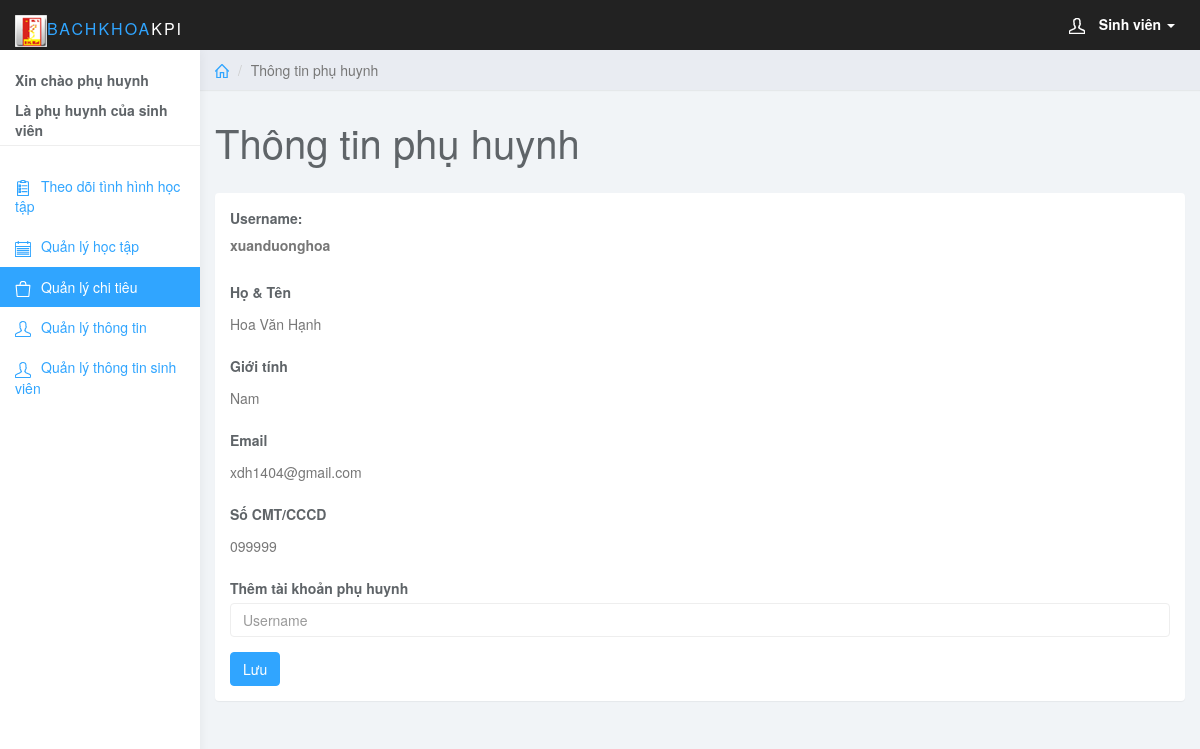
/admin/qlttph.php (signed in), run on the app's committed database.
### tables this page shows
CREATE TABLE `users` (
  `username` varchar(20) NOT NULL,
  `name` varchar(50) NOT NULL,
  `gioitinh` varchar(6) NOT NULL,
  `email` varchar(50) NOT NULL,
  `cmt` varchar(20) NOT NULL,
  `password` varchar(50) NOT NULL,
  `level` tinyint(11) NOT NULL
);

### admin/qlttph.php (the view, shortened to what this page needs)
<?php
if(!isset($_SESSION['username'])){
header('Location: login.php');}
else{
	$username=$_SESSION['username'];
}?>
<!DOCTYPE html>
<html>
<head>
<link href="css/bootstrap.min.css" rel="stylesheet">
<link href="css/datepicker3.css" rel="stylesheet">
<link href="css/bootstrap-table.css" rel="stylesheet">
<link href="css/styles.css" rel="stylesheet">
</head>
<body>
      <?php
	 require_once("../lib/connection.php");?>
	 <nav class="navbar navbar-inverse navbar-fixed-top" role="navigation">
                <div class="container-fluid">
                    <div class="navbar-header">
                       <a class="navbar-brand" href="#"><span><img id="main_text_header_ctl00" src="../images/bk.ico" alt="" style="height:32px;width:32px;">BachKhoa</span>KPI</a>
                        <ul class="user-menu">
                            <li class="dropdown pull-right">
                                <a href="#" class="dropdown-toggle" data-toggle="dropdown"><svg class="glyph stroked male-user"><use xlink:href="#stroked-male-user"></use></svg>
								<?php $sql="select * from users where username='$username'";
		$query = mysqli_query($conn,$sql);
            $data = mysqli_fetch_array($query);
			?>
			<b><?php switch($data["level"]){
				case 2: echo "Sinh viên";break;
				case 4: echo "Giảng viên";break;}
				?></b>
								<span class="caret"></span></a>
                            </li>
                        </ul>
                    </div>
                </div>
            </nav>
	<div id="sidebar-collapse" class="col-sm-3 col-lg-2 sidebar">
		<form><?php $sql="select u1.name nameph, u2.name namesv, sinhvien from users u1, users u2, userph u where u1.username=u.username and u2.username=u.sinhvien and u.username='$username' and u.svxacnhan=1 and phxacnhan=1";
		$query = mysqli_query($conn,$sql);
            $data = mysqli_fetch_array($query);
			?>
			<b><?php
		echo "Xin chào phụ huynh ".$data["nameph"]; echo "</p>";
		echo "Là phụ huynh của sinh viên ".($data["namesv"]);
		?></b></form>
		<ul class="nav menu">
			<li ><a href="tgbsv.php"><svg class="glyph stroked clipboard with paper"><use xlink:href="#stroked-clipboard-with-paper"/></svg>Theo dõi tình hình học tập</a></li>
			<li ><a href="qlhtsv.php"><svg class="glyph stroked notepad "><use xlink:href="#stroked-notepad"/></svg>Quản lý học tập</a></li>
			<li class="active"><a href="qlctph.php"><svg class="glyph stroked bag"><use xlink:href="#stroked-bag"></use></svg>Quản lý chi tiêu</a></li>
			<li><a href="hoso.php"><svg class="glyph stroked male user "><use xlink:href="#stroked-male-user"/></svg>Quản lý thông tin</a></li>
			<li><a href="ph-sv.php"><svg class="glyph stroked male user "><use xlink:href="#stroked-male-user"/></svg>Quản lý thông tin sinh viên</a></li>
        </ul>
	</div>
	<div class="col-sm-9 col-sm-offset-3 col-lg-10 col-lg-offset-2 main">
		<div class="row">
			<ol class="breadcrumb">
				<li><a href="#"><svg class="glyph stroked home"><use xlink:href="#stroked-home"></use></svg></a></li>
				<li class="active">Thông tin phụ huynh</li>
			</ol>
		</div>
		<div class="row">
			<div class="col-lg-12">
				<h1 class="page-header">Thông tin phụ huynh</h1>
			</div>
		</div>
		<div class="row">
			<div class="col-lg-12">
				<div class="panel panel-default">
					<div class="panel-body">
                      <?php
		require_once("../lib/connection.php");
		    	$sql = "select users.* from users, userph where userph.username=users.username and  sinhvien= '$username' and svxacnhan=1 and phxacnhan=1";
		    	$query =mysqli_query($conn, $sql);
					while($data=mysqli_fetch_array($query)){
		?>
								<div>
								 <div class="form-group">
                                    <label>Username:  <p class="form-control-static"><?php echo $data["username"]; ?></p></label>
                                </div>
                                <div class="form-group">
                                    <label>Họ & Tên</label>
                                    <p class="form-control-static"><?php echo $data["name"]; ?></p>
                              </div>
								<div class="form-group">
									<label>Giới tính</label>
                                    <p class="form-control-static"><?php echo $data["gioitinh"]; ?></p>
								</div>
                                <div class="form-group">
                                    <label>Email</label>
                                    <p class="form-control-static"><?php echo $data["email"]; ?></p>
                                </div>
								<div class="form-group">
                                    <label>Số CMT/CCCD</label>
                                    <p class="form-control-static"><?php echo $data["cmt"]; ?></p>
                                </div>
					</div><?php }?>
		<form action="qlttph.php" role="form" method="post">
			<div class="form-group">
                                    <label>Thêm tài khoản phụ huynh</label>
                                    <input name="tkph" required class="form-control" placeholder="Username">
                                </div>
                                <button name="save" type="submit" class="btn btn-primary">Lưu</button></form>
                            </div>
                        </div>
                    </div>
                </div>
            </div>
</body>
</html>

### admin/css/styles.css (style rules this page uses)
body { background: #f1f4f7; padding-top: 50px; color: #5f6468; }
p { color: #777; }
a, a:hover, a:focus { color: #30a5ff; }
h1, h2, h3, h4, h5, h6 { color: #5f6468; }
h1 { font-weight: 300; font-size: 40px; }
.form-control { border: 1px solid #eee; box-shadow: none; }
.navbar-header .navbar-brand { color: #fff; font-size: 16px; text-transform: uppercase; font-weight: 500; letter-spacing: 2px; }
.navbar-header .navbar-brand span { color: #30a5ff; }
.btn-primary, .btn-primary:hover, .btn-primary:focus, .btn-primary:active, .btn-primary.active, .open > .dropdown-toggle.btn-primary, .btn-primary.disabled, .btn-primary[disabled], fieldset[disabled] .btn-primary, .btn-primary.disabled:hover, .btn-primary[disabled]:hover, fieldset[disabled] .btn-primary:hover, .btn-primary.disabled:focus, .btn-primary[disabled]:focus, fieldset[disabled] .btn-primary:focus, .btn-primary.disabled:active, .btn-primary[disabled]:active, fieldset[disabled] .btn-primary:active, .btn-primary.disabled.active, .btn-primary[disabled].active, fieldset[disabled] .btn-primary.active { background-color: #30a5ff; border-color: #30a5ff; }
.panel { border: 0; }
.navbar { border: 0; }
.user-menu { display: inline-block; margin-top: 14px; margin-right: 10px; float: right; list-style: none; padding: 0; }
.user-menu a { color: #fff; }
.sidebar { display: block; background-color: #fff; padding: 0; display: none; }
.sidebar form { padding: 20px 15px 5px 15px; border-bottom: 1px solid #eee; margin-bottom: 20px; }
@media (min-width: 768px) { .sidebar { display: block; position: fixed; top: 50px; bottom: 0; left: 0; z-index: 1000; display: block; margin: 0; padding: 0; overflow-x: hidden; overflow-y: auto; background-color: #fff; box-shadow: 1px 0px 10px rgba(0, 0, 0, .05); } }
@media (min-width: 768px) { .navbar-header { width: 100%; } }
.sidebar ul.nav .active a, .sidebar ul.nav li.parent a.active, .sidebar ul.nav .active > a:hover, .sidebar ul.nav li.parent a.active:hover, .sidebar ul.nav .active > a:focus, .sidebar ul.nav li.parent a.active:focus { color: #fff; background-color: #30a5ff; }
.breadcrumb { border-radius: 0; padding: 10px 15px; background: #e9ecf2; box-shadow: 0 1px 1px rgba(0, 0, 0, .05); margin: 0 ; }
h1.page-header { margin-top: 30px; border-bottom: 0; }
.sidebar .glyph, .user-menu .glyph { height: 16px; width: 16px; margin: 0 10px 0 0; stroke-width: 3px; }
.user-menu .glyph { stroke-width: 4px; }
.breadcrumb .glyph { height: 14px; width: 14px; margin: -2px 0 0 0; stroke-width: 4px; }

### data on the page
users: username "xuanduonghoa", name "Hoa Văn Hạnh", gioitinh "Nam", email "xdh1404@gmail.com", cmt "099999"
